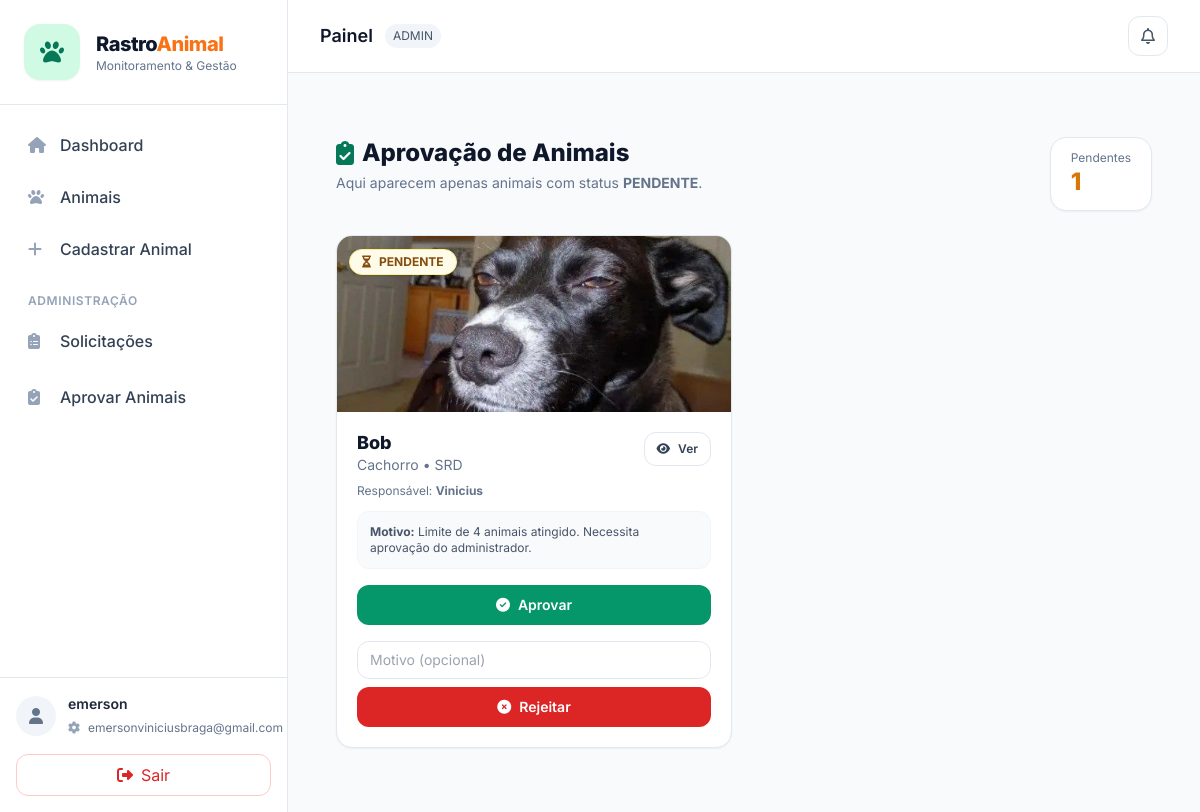
The app's page /animais/pendentes/ (signed in) with its own data.
### animals/models.py (models this page shows, shortened)
class Perfil(models.Model):
    TIPOS = (
        ('ADMIN', 'Administrador'),
        ('ONG', 'ONG'),
        ('PROTETOR', 'Protetor'),
        ('COMUM', 'Usuário Comum'),
    )
    STATUS_SOLIC = (
        ("NENHUMA", "Nenhuma"),
        ("PENDENTE", "Pendente"),
        ("APROVADO", "Aprovado"),
        ("REJEITADO", "Rejeitado"),
    )
    user = models.OneToOneField(User, on_delete=models.CASCADE)
    tipo = models.CharField(max_length=20, choices=TIPOS, default="COMUM")
    telefone = models.CharField(max_length=20, blank=True, null=True)
    solicitacao_tipo = models.CharField(max_length=20, choices=TIPOS, blank=True, null=True)
    solicitacao_status = models.CharField(max_length=20, choices=STATUS_SOLIC, default="NENHUMA")
    solicitacao_data = models.DateTimeField(blank=True, null=True)
    ong_cnpj = models.CharField(max_length=18, blank=True, null=True)
    ong_representante_legal = models.CharField(max_length=120, blank=True, null=True)
    protetor_cpf = models.CharField(max_length=14, blank=True, null=True)

class Animal(models.Model):
    STATUS = (
        ("ADOCAO", "Para adoção"),
        ("ADOTADO", "Adotado"),
        ("PERDIDO", "Perdido"),
        ("TRATAMENTO", "Em tratamento"),
    )
    SEXO = (
        ("M", "Macho"),
        ("F", "Fêmea"),
        ("N", "Não informado"),
    )
    PORTE = (
        ("P", "Pequeno"),
        ("M", "Médio"),
        ("G", "Grande"),
        ("N", "Não informado"),
    )
    APROVACAO_CHOICES = (
        ("APROVADO", "Aprovado"),
        ("PENDENTE", "Pendente"),
        ("REJEITADO", "Rejeitado"),
    )
    nome = models.CharField(max_length=100)
    especie = models.CharField(max_length=50)
    raca = models.CharField(max_length=50)
    status = models.CharField(max_length=20, choices=STATUS, default="ADOCAO")
    sexo = models.CharField(max_length=1, choices=SEXO, default="N")
    porte = models.CharField(max_length=1, choices=PORTE, default="N")
    vacinado = models.BooleanField(default=False)
    castrado = models.BooleanField(default=False)
    idade_anos = models.PositiveSmallIntegerField(blank=True, null=True)
    idade_meses = models.PositiveSmallIntegerField(blank=True, null=True)
    historia = models.TextField(blank=True, null=True)
    responsavel = models.ForeignKey(
        User,
        on_delete=models.CASCADE,
        related_name="animais"
    )
    foto = models.ImageField(upload_to='animais/', blank=True, null=True)
    qr_code = models.ImageField(upload_to='qrcodes/', blank=True, null=True)
    aprovacao_status = models.CharField(
        max_length=10,
        choices=APROVACAO_CHOICES,
        default="APROVADO",
        db_index=True,
    )
    aprovado_por = models.ForeignKey(
        settings.AUTH_USER_MODEL,
        null=True,
        blank=True,
        on_delete=models.SET_NULL,
        related_name="animais_aprovados",
    )
    aprovacao_data = models.DateTimeField(null=True, blank=True)
    aprovacao_motivo = models.CharField(max_length=255, blank=True, default="")

### animals/views.py (the view)
# urls.py: path("animais/pendentes/", views.animais_pendentes, name="animais_pendentes"),
@login_required
def animais_pendentes(request):
    perfil = get_perfil(request.user)
    if perfil.tipo != "ADMIN":
        messages.error(request, "Apenas administradores podem acessar esta página.")
        return redirect("dashboard")
    pendentes = Animal.objects.filter(aprovacao_status="PENDENTE").order_by("-id")
    return render(request, "animals/pendentes.html", {
        "perfil": perfil,
        "pendentes": pendentes,
        "total_pendentes": pendentes.count(),
    })

### animals/context_processors.py (called while the page is built)
def notificacoes_context(request):
    if request.user.is_authenticated:
        count = Notificacao.objects.filter(
            usuario=request.user,
            lida=False
        ).count()
    else:
        count = 0
    return {
        "notificacoes_nao_lidas": count
    }

### animals/views.py (called while the page is built)
def get_perfil(user):
    perfil, _ = Perfil.objects.get_or_create(user=user, defaults={"tipo": "COMUM"})
    return perfil

### animals/templates/animals/pendentes.html (shortened to what this page needs)
{% extends "base.html" %}
{% load static %}
{% block content %}
<div class="max-w-6xl mx-auto px-4 py-8">
  <div class="flex items-start justify-between gap-4 mb-6">
    <div>
      <h1 class="text-2xl font-extrabold text-slate-900 flex items-center gap-2">
        <i class="fa-solid fa-clipboard-check text-emerald-700"></i>
        Aprovação de Animais
      </h1>
      <p class="text-sm text-slate-500 mt-1">
        Aqui aparecem apenas animais com status <strong>PENDENTE</strong>.
      </p>
    </div>
    <div class="bg-white border border-slate-200 rounded-2xl px-5 py-3 shadow-sm">
      <div class="text-xs text-slate-500">Pendentes</div>
      <div class="text-2xl font-extrabold text-amber-600">{{ total_pendentes }}</div>
    </div>
  </div>
  {% if pendentes %}
    <div class="grid grid-cols-1 md:grid-cols-2 xl:grid-cols-3 gap-6">
      {% for animal in pendentes %}
        <div class="bg-white rounded-2xl border border-slate-200 shadow-sm overflow-hidden">
          <div class="relative">
            {% if animal.foto %}
              <img src="{{ animal.foto.url }}" class="w-full h-44 object-cover" alt="Foto do animal">
            {% else %}
              <img src="https://placehold.co/900x600?text=Sem+Foto" class="w-full h-44 object-cover" alt="Sem foto">
            {% endif %}
            <div class="absolute top-3 left-3">
              <span class="inline-flex items-center gap-2 rounded-full bg-yellow-50 text-yellow-800 border border-yellow-200 px-3 py-1 text-xs font-bold shadow">
                <i class="fa-solid fa-hourglass-half"></i> PENDENTE
              </span>
            </div>
          </div>
          <div class="p-5">
            <div class="flex items-start justify-between gap-3">
              <div>
                <div class="text-lg font-extrabold text-slate-900 leading-tight">{{ animal.nome }}</div>
                <div class="text-sm text-slate-500">{{ animal.especie }} • {{ animal.raca }}</div>
                <div class="text-xs text-slate-500 mt-2">
                  Responsável: <strong>{{ animal.responsavel.username }}</strong>
                </div>
              </div>
              <a href="{% url 'animal_detail' animal.id %}"
                 class="inline-flex items-center gap-2 rounded-xl border border-slate-200 bg-white px-3 py-2 text-slate-700 text-xs font-semibold hover:bg-slate-50 transition">
                <i class="fa-solid fa-eye"></i> Ver
              </a>
            </div>
            {% if animal.aprovacao_motivo %}
              <div class="mt-3 text-xs text-slate-600 bg-slate-50 border border-slate-100 rounded-xl p-3">
                <strong>Motivo:</strong> {{ animal.aprovacao_motivo }}
              </div>
            {% endif %}
            <div class="mt-4 flex flex-col gap-2">
              <form method="post" action="{% url 'animal_aprovar' animal.id %}">
                <button type="submit"
                        class="w-full inline-flex items-center justify-center gap-2 rounded-xl bg-emerald-600 px-4 py-2.5 text-white text-sm font-semibold hover:bg-emerald-700 transition">
                  <i class="fa-solid fa-circle-check"></i> Aprovar
                </button>
              </form>
              <form method="post" action="{% url 'animal_rejeitar' animal.id %}" class="space-y-2">
                <input name="motivo"
                       class="w-full rounded-xl border border-slate-200 bg-white px-3 py-2 text-sm focus:outline-none focus:ring-4 focus:ring-red-100 focus:border-red-300"
                       placeholder="Motivo (opcional)">
                <button type="submit"
                        class="w-full inline-flex items-center justify-center gap-2 rounded-xl bg-red-600 px-4 py-2.5 text-white text-sm font-semibold hover:bg-red-700 transition">
                  <i class="fa-solid fa-circle-xmark"></i> Rejeitar
                </button>
              </form>
            </div>
          </div>
        </div>
      {% endfor %}
    </div>
  {% else %}
    <div class="bg-white border border-slate-200 rounded-2xl p-8 text-center text-slate-600">
      <i class="fa-solid fa-check text-emerald-700 text-2xl"></i>
      <div class="mt-3 font-semibold">Nenhum animal pendente no momento.</div>
      <div class="text-sm text-slate-500 mt-1">Tudo aprovado ✅</div>
    </div>
  {% endif %}
</div>
{% endblock %}

### animals/templates/components/sidebar.html
{% load static %}
<aside class="w-72 bg-white border-r border-slate-200 hidden md:flex flex-col">
  <div class="px-6 py-6 border-b border-slate-200">
    <a href="{% url 'dashboard' %}" class="flex items-center gap-4">
      <div class="w-14 h-14 flex items-center justify-center rounded-2xl bg-emerald-100 text-emerald-700 shadow-sm">
        <i class="fa-solid fa-paw text-2xl"></i>
      </div>
      <div class="leading-tight">
        <div class="text-xl font-extrabold tracking-tight text-slate-900">
          Rastro<span class="text-orange-500">Animal</span>
        </div>
        <div class="text-xs text-slate-500">Monitoramento & Gestão</div>
      </div>
    </a>
  </div>
  <nav class="flex-1 px-3 py-4 space-y-1">
    <a href="{% url 'dashboard' %}"
       class="group flex items-center gap-3 px-4 py-3 rounded-xl text-slate-700 hover:bg-slate-100 hover:text-slate-900 transition">
      <i class="fa-solid fa-house text-slate-400 group-hover:text-green-600 w-5"></i>
      <span class="font-medium">Dashboard</span>
    </a>
    <a href="{% url 'animal_list' %}"
       class="group flex items-center gap-3 px-4 py-3 rounded-xl text-slate-700 hover:bg-slate-100 hover:text-slate-900 transition">
      <i class="fa-solid fa-paw text-slate-400 group-hover:text-green-600 w-5"></i>
      <span class="font-medium">Animais</span>
    </a>
    {% if perfil.tipo == "ADMIN" or perfil.tipo == "ONG" or perfil.tipo == "PROTETOR" %}
    <a href="{% url 'animal_create' %}"
       class="group flex items-center gap-3 px-4 py-3 rounded-xl text-slate-700 hover:bg-slate-100 hover:text-slate-900 transition">
      <i class="fa-solid fa-plus text-slate-400 group-hover:text-green-600 w-5"></i>
      <span class="font-medium">Cadastrar Animal</span>
    </a>
    {% endif %}
    <div class="pt-4">
      <div class="px-4 text-xs font-semibold text-slate-400 uppercase tracking-wider">
        Administração
      </div>
      {% if perfil.tipo == "ADMIN" %}
      <a href="{% url 'solicitacoes_list' %}"
         class="group mt-2 flex items-center gap-3 px-4 py-3 rounded-xl text-slate-700 hover:bg-slate-100 hover:text-slate-900 transition">
        <i class="fa-solid fa-clipboard-list text-slate-400 group-hover:text-green-600 w-5"></i>
        <span class="font-medium">Solicitações</span>
      </a>
      <a href="{% url 'animais_pendentes' %}"
        class="group mt-2 flex items-center gap-3 px-4 py-3 rounded-xl text-slate-700 hover:bg-slate-100 hover:text-slate-900 transition">
        <i class="fa-solid fa-clipboard-check text-slate-400 group-hover:text-green-600 w-5"></i>
        <span class="font-medium">Aprovar Animais</span>
      </a>
      {% endif %}
    </div>
  </nav>
<div class="p-4 border-t border-slate-200 bg-white">
  <div class="flex items-center gap-3">
    <div class="w-10 h-10 rounded-full bg-slate-100 flex items-center justify-center text-slate-500">
      <i class="fa-solid fa-user"></i>
    </div>
    <div class="min-w-0 flex-1">
      <div class="text-sm font-semibold text-slate-800 truncate">
        {{ request.user.get_full_name|default:request.user.username }}
      </div>
      <a href="{% url 'account_settings' %}"
         class="text-xs text-slate-500 truncate inline-flex items-center gap-2 hover:text-emerald-700 transition">
        <i class="fa-solid fa-gear text-slate-400"></i>
        {{ request.user.email|default:"Configurar conta" }}
      </a>
    </div>
  </div>
  <a href="{% url 'account_logout' %}"
     class="mt-4 inline-flex w-full items-center justify-center gap-2 px-4 py-2 rounded-xl border border-red-200 text-red-600 hover:bg-red-50 transition">
    <i class="fa-solid fa-right-from-bracket"></i>
    Sair
  </a>
</div>
</aside>

### animals/templates/components/topbar.html (shortened to what this page needs)
<header class="bg-white border-b border-slate-200">
  <div class="px-6 lg:px-8 py-4 flex items-center justify-between">
    <div class="flex items-center gap-3">
      <div class="text-lg font-semibold text-slate-900">
        {% block page_title %}Painel{% endblock %}
      </div>
      <span class="text-xs px-2 py-1 rounded-full bg-slate-100 text-slate-600">
        {{ perfil.tipo }}
      </span>
    </div>
    <div class="flex items-center gap-3">
      <div class="relative">
        <a href="{% url 'notificacoes' %}"
          class="w-10 h-10 flex items-center justify-center rounded-xl border border-slate-200 bg-white hover:bg-slate-50 transition text-slate-600">
          <i class="fa-regular fa-bell"></i>
        </a>
      </div>
    </div>
  </div>
</header>

### animals/templates/base.html (style rules this page uses)
* { font-family: Inter, system-ui, -apple-system, Segoe UI, Roboto, sans-serif; }

### records on screen
Perfil: tipo "ADMIN"
Animal: foto (picture), nome "Bob", especie "Cachorro", raca "SRD", responsavel.username "Vinicius", aprovacao_motivo "Limite de 4 animais atingido. Necessita aprovação do administrador."

### other values on screen
{{ request.user.get_full_name|default:request.user.username }} "emerson"
{{ request.user.email|default:"Configurar conta" }} "emersonviniciusbraga@gmail.com"
{{ total_pendentes }} "1"
